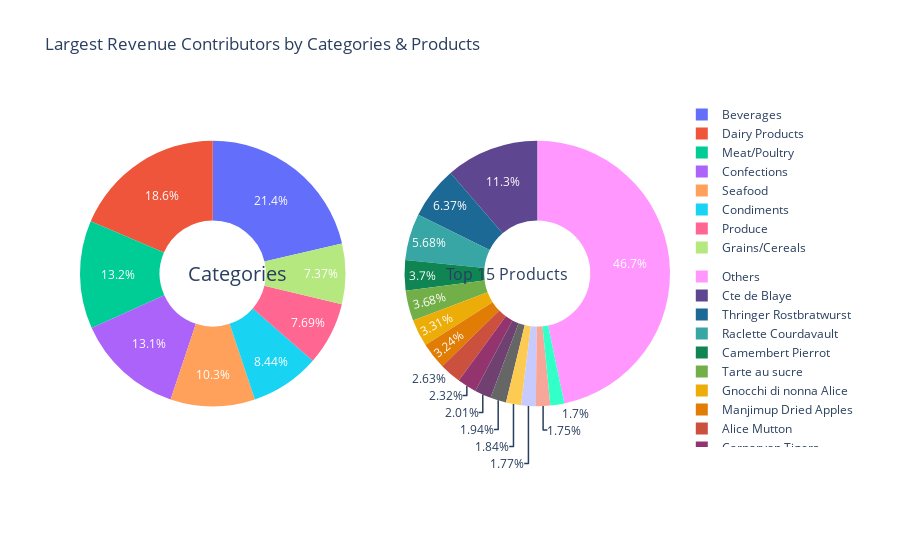

Notebook source saved alongside this figure:
### Code cell
fig = py.subplots.make_subplots(rows = 1, cols = 2, specs = [[{'type':'domain'}, {'type':'domain'}]]) # type : domain is necessary to make subplots in go.Pie

fig.append_trace(go.Pie(
                        name = 'Category',
                        labels = q2a['CategoryName'].values.tolist(),
                        values = q2a['TotalRevenue'].values.tolist(),
                        legendgroup = 'Categories',
                        insidetextfont =  {'color': 'white'}
                       ),
                        row = 1,
                        col = 1)

fig.append_trace(go.Pie(
                        name = 'Product',
                        labels = q2b['ProductName'].values.tolist(),
                        values = q2b['TotalRevenue'].values.tolist(),
                        legendgroup = 'Products',
                        insidetextfont =  {'color': 'white'},
                        marker = {'colors' : px.colors.qualitative.Prism},
                        customdata = q2b['CategoryName'],
                        hovertemplate = '%{label} <br>Category: %{customdata}'
                       ),
                        row = 1,
                        col = 2)

fig.update_traces(hole = .4, hoverinfo = 'label+percent+name') # Add hole as a space for piechart title

fig.update_layout(title_text = 'Largest Revenue Contributors by Categories & Products',
                  annotations = [dict(text = 'Categories', x = 0.18, y = 0.5, font_size = 20, showarrow = False),
                                 dict(text = 'Top 15 Products', x = 0.83, y = 0.5, font_size = 16, showarrow = False)])

fig.show()

### Figure 1 — Plotly figure (JSON) as saved in the notebook; plotly's stock layout.template omitted (floating-point values rounded to 4 significant figures)
{"data": [{"domain": {"x": [0, 0.45], "y": [0, 1]}, "hole": 0.4, "hoverinfo": "label+percent+name", "insidetextfont": {"color": "white"}, "labels": ["Beverages", "Dairy Products", "Meat/Poultry", "Confections", "Seafood", "Condiments", "Produce", "Grains/Cereals"], "legendgroup": "Categories", "name": "Category", "type": "pie", "values": [309600.0, 269100.0, 190700.0, 190300.0, 149100.0, 122343, 111395, 106848]}, {"customdata": ["Beverages", "Meat/Poultry", "Dairy Products", "Dairy Products", "Confections", "Grains/Cereals", "Produce", "Meat/Poultry", "Seafood", "Produce", "Dairy Products", "Beverages", "Dairy Products", "Confections", "Grains/Cereals", "Others"], "domain": {"x": [0.55, 1], "y": [0, 1]}, "hole": 0.4, "hoverinfo": "label+percent+name", "hovertemplate": "%{label} <br>Category: %{customdata}", "insidetextfont": {"color": "white"}, "labels": ["Cte de Blaye", "Thringer Rostbratwurst", "Raclette Courdavault", "Camembert Pierrot", "Tarte au sucre", "Gnocchi di nonna Alice", "Manjimup Dried Apples", "Alice Mutton", "Carnarvon Tigers", "Rssle Sauerkraut", "Mozzarella di Giovanni", "Ipoh Coffee", "Gudbrandsdalsost", "Sir Rodney's Marmalade", "Wimmers gute Semmelkndel", "Others"], "legendgroup": "Products", "marker": {"colors": ["rgb(95, 70, 144)", "rgb(29, 105, 150)", "rgb(56, 166, 165)", "rgb(15, 133, 84)", "rgb(115, 175, 72)", "rgb(237, 173, 8)", "rgb(225, 124, 5)", "rgb(204, 80, 62)", "rgb(148, 52, 110)", "rgb(111, 64, 112)", "rgb(102, 102, 102)"]}, "name": "Product", "type": "pie", "values": [164200.0, 92350.0, 82280, 53618, 53390.0, 47994, 46958, 38142, 33690.0, 29184, 28050.0, 26680, 25704, 25353, 24605, 677200.0]}], "layout": {"annotations": [{"font": {"size": 20}, "showarrow": false, "text": "Categories", "x": 0.18, "y": 0.5}, {"font": {"size": 16}, "showarrow": false, "text": "Top 15 Products", "x": 0.83, "y": 0.5}], "title": {"text": "Largest Revenue Contributors by Categories & Products"}}}
